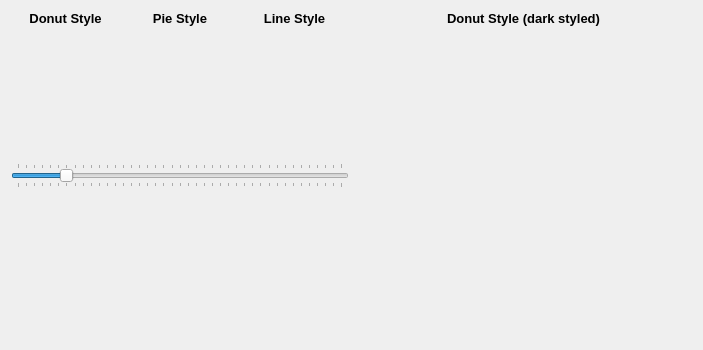
<?xml version="1.0" encoding="UTF-8"?>
<ui version="4.0">
 <class>TestWidget</class>
 <widget class="QWidget" name="TestWidget">
  <property name="geometry">
   <rect>
    <x>0</x>
    <y>0</y>
    <width>703</width>
    <height>350</height>
   </rect>
  </property>
  <property name="windowTitle">
   <string>TestWidget</string>
  </property>
  <layout class="QHBoxLayout" name="horizontalLayout">
   <item>
    <layout class="QGridLayout" name="gridLayout_3">
     <item row="0" column="0" colspan="3">
      <layout class="QGridLayout" name="gridLayout_2">
       <item row="0" column="3">
        <widget class="QLabel" name="label_2">
         <property name="sizePolicy">
          <sizepolicy hsizetype="Preferred" vsizetype="Maximum">
           <horstretch>0</horstretch>
           <verstretch>0</verstretch>
          </sizepolicy>
         </property>
         <property name="font">
          <font>
           <pointsize>10</pointsize>
           <weight>75</weight>
           <bold>true</bold>
          </font>
         </property>
         <property name="text">
          <string>Line Style</string>
         </property>
         <property name="alignment">
          <set>Qt::AlignCenter</set>
         </property>
        </widget>
       </item>
       <item row="0" column="0">
        <widget class="QLabel" name="label">
         <property name="sizePolicy">
          <sizepolicy hsizetype="Preferred" vsizetype="Maximum">
           <horstretch>0</horstretch>
           <verstretch>0</verstretch>
          </sizepolicy>
         </property>
         <property name="font">
          <font>
           <pointsize>10</pointsize>
           <weight>75</weight>
           <bold>true</bold>
          </font>
         </property>
         <property name="text">
          <string>Donut Style</string>
         </property>
         <property name="alignment">
          <set>Qt::AlignCenter</set>
         </property>
        </widget>
       </item>
       <item row="2" column="0">
        <widget class="QRoundProgressBar" name="RoundBar1" native="true"/>
       </item>
       <item row="2" column="1">
        <widget class="QRoundProgressBar" name="RoundBar2" native="true">
         <property name="palette">
          <palette>
           <active>
            <colorrole role="WindowText">
             <brush brushstyle="SolidPattern">
              <color alpha="255">
               <red>118</red>
               <green>118</green>
               <blue>118</blue>
              </color>
             </brush>
            </colorrole>
            <colorrole role="Base">
             <brush brushstyle="SolidPattern">
              <color alpha="0">
               <red>255</red>
               <green>255</green>
               <blue>255</blue>
              </color>
             </brush>
            </colorrole>
            <colorrole role="Highlight">
             <brush brushstyle="SolidPattern">
              <color alpha="255">
               <red>170</red>
               <green>255</green>
               <blue>255</blue>
              </color>
             </brush>
            </colorrole>
           </active>
           <inactive>
            <colorrole role="WindowText">
             <brush brushstyle="SolidPattern">
              <color alpha="255">
               <red>118</red>
               <green>118</green>
               <blue>118</blue>
              </color>
             </brush>
            </colorrole>
            <colorrole role="Base">
             <brush brushstyle="SolidPattern">
              <color alpha="0">
               <red>255</red>
               <green>255</green>
               <blue>255</blue>
              </color>
             </brush>
            </colorrole>
            <colorrole role="Highlight">
             <brush brushstyle="SolidPattern">
              <color alpha="255">
               <red>170</red>
               <green>255</green>
               <blue>255</blue>
              </color>
             </brush>
            </colorrole>
           </inactive>
           <disabled>
            <colorrole role="WindowText">
             <brush brushstyle="SolidPattern">
              <color alpha="255">
               <red>122</red>
               <green>122</green>
               <blue>122</blue>
              </color>
             </brush>
            </colorrole>
            <colorrole role="Base">
             <brush brushstyle="SolidPattern">
              <color alpha="255">
               <red>244</red>
               <green>244</green>
               <blue>244</blue>
              </color>
             </brush>
            </colorrole>
            <colorrole role="Highlight">
             <brush brushstyle="SolidPattern">
              <color alpha="255">
               <red>50</red>
               <green>100</green>
               <blue>150</blue>
              </color>
             </brush>
            </colorrole>
           </disabled>
          </palette>
         </property>
         <property name="font">
          <font>
           <family>Courier New</family>
           <pointsize>18</pointsize>
           <weight>75</weight>
           <bold>true</bold>
          </font>
         </property>
        </widget>
       </item>
       <item row="2" column="3">
        <widget class="QRoundProgressBar" name="RoundBar3" native="true">
         <property name="palette">
          <palette>
           <active>
            <colorrole role="Base">
             <brush brushstyle="SolidPattern">
              <color alpha="0">
               <red>255</red>
               <green>255</green>
               <blue>255</blue>
              </color>
             </brush>
            </colorrole>
            <colorrole role="Highlight">
             <brush brushstyle="SolidPattern">
              <color alpha="255">
               <red>170</red>
               <green>0</green>
               <blue>0</blue>
              </color>
             </brush>
            </colorrole>
           </active>
           <inactive>
            <colorrole role="Base">
             <brush brushstyle="SolidPattern">
              <color alpha="0">
               <red>255</red>
               <green>255</green>
               <blue>255</blue>
              </color>
             </brush>
            </colorrole>
            <colorrole role="Highlight">
             <brush brushstyle="SolidPattern">
              <color alpha="255">
               <red>170</red>
               <green>0</green>
               <blue>0</blue>
              </color>
             </brush>
            </colorrole>
           </inactive>
           <disabled>
            <colorrole role="Base">
             <brush brushstyle="SolidPattern">
              <color alpha="255">
               <red>244</red>
               <green>244</green>
               <blue>244</blue>
              </color>
             </brush>
            </colorrole>
            <colorrole role="Highlight">
             <brush brushstyle="SolidPattern">
              <color alpha="255">
               <red>50</red>
               <green>100</green>
               <blue>150</blue>
              </color>
             </brush>
            </colorrole>
           </disabled>
          </palette>
         </property>
        </widget>
       </item>
       <item row="0" column="1">
        <widget class="QLabel" name="label_3">
         <property name="sizePolicy">
          <sizepolicy hsizetype="Preferred" vsizetype="Maximum">
           <horstretch>0</horstretch>
           <verstretch>0</verstretch>
          </sizepolicy>
         </property>
         <property name="font">
          <font>
           <pointsize>10</pointsize>
           <weight>75</weight>
           <bold>true</bold>
          </font>
         </property>
         <property name="text">
          <string>Pie Style</string>
         </property>
         <property name="alignment">
          <set>Qt::AlignCenter</set>
         </property>
        </widget>
       </item>
      </layout>
     </item>
     <item row="1" column="0" colspan="3">
      <widget class="QSlider" name="Slider">
       <property name="sizePolicy">
        <sizepolicy hsizetype="Ignored" vsizetype="Fixed">
         <horstretch>0</horstretch>
         <verstretch>0</verstretch>
        </sizepolicy>
       </property>
       <property name="maximum">
        <number>999</number>
       </property>
       <property name="value">
        <number>150</number>
       </property>
       <property name="orientation">
        <enum>Qt::Horizontal</enum>
       </property>
       <property name="tickPosition">
        <enum>QSlider::TicksBothSides</enum>
       </property>
       <property name="tickInterval">
        <number>25</number>
       </property>
      </widget>
     </item>
     <item row="2" column="0">
      <widget class="QRoundProgressBar" name="RoundBar4" native="true">
       <property name="palette">
        <palette>
         <active>
          <colorrole role="Base">
           <brush brushstyle="SolidPattern">
            <color alpha="255">
             <red>170</red>
             <green>170</green>
             <blue>255</blue>
            </color>
           </brush>
          </colorrole>
          <colorrole role="Highlight">
           <brush brushstyle="SolidPattern">
            <color alpha="255">
             <red>0</red>
             <green>0</green>
             <blue>255</blue>
            </color>
           </brush>
          </colorrole>
         </active>
         <inactive>
          <colorrole role="Base">
           <brush brushstyle="SolidPattern">
            <color alpha="255">
             <red>170</red>
             <green>170</green>
             <blue>255</blue>
            </color>
           </brush>
          </colorrole>
          <colorrole role="Highlight">
           <brush brushstyle="SolidPattern">
            <color alpha="255">
             <red>0</red>
             <green>0</green>
             <blue>255</blue>
            </color>
           </brush>
          </colorrole>
         </inactive>
         <disabled>
          <colorrole role="Base">
           <brush brushstyle="SolidPattern">
            <color alpha="255">
             <red>244</red>
             <green>244</green>
             <blue>244</blue>
            </color>
           </brush>
          </colorrole>
          <colorrole role="Highlight">
           <brush brushstyle="SolidPattern">
            <color alpha="255">
             <red>50</red>
             <green>100</green>
             <blue>150</blue>
            </color>
           </brush>
          </colorrole>
         </disabled>
        </palette>
       </property>
      </widget>
     </item>
     <item row="2" column="1">
      <widget class="QRoundProgressBar" name="RoundBar5" native="true">
       <property name="palette">
        <palette>
         <active>
          <colorrole role="Base">
           <brush brushstyle="SolidPattern">
            <color alpha="255">
             <red>170</red>
             <green>170</green>
             <blue>255</blue>
            </color>
           </brush>
          </colorrole>
          <colorrole role="Highlight">
           <brush brushstyle="SolidPattern">
            <color alpha="255">
             <red>0</red>
             <green>0</green>
             <blue>255</blue>
            </color>
           </brush>
          </colorrole>
         </active>
         <inactive>
          <colorrole role="Base">
           <brush brushstyle="SolidPattern">
            <color alpha="255">
             <red>170</red>
             <green>170</green>
             <blue>255</blue>
            </color>
           </brush>
          </colorrole>
          <colorrole role="Highlight">
           <brush brushstyle="SolidPattern">
            <color alpha="255">
             <red>0</red>
             <green>0</green>
             <blue>255</blue>
            </color>
           </brush>
          </colorrole>
         </inactive>
         <disabled>
          <colorrole role="Base">
           <brush brushstyle="SolidPattern">
            <color alpha="255">
             <red>244</red>
             <green>244</green>
             <blue>244</blue>
            </color>
           </brush>
          </colorrole>
          <colorrole role="Highlight">
           <brush brushstyle="SolidPattern">
            <color alpha="255">
             <red>50</red>
             <green>100</green>
             <blue>150</blue>
            </color>
           </brush>
          </colorrole>
         </disabled>
        </palette>
       </property>
      </widget>
     </item>
     <item row="2" column="2">
      <widget class="QRoundProgressBar" name="RoundBar6" native="true">
       <property name="palette">
        <palette>
         <active>
          <colorrole role="Base">
           <brush brushstyle="SolidPattern">
            <color alpha="255">
             <red>170</red>
             <green>170</green>
             <blue>255</blue>
            </color>
           </brush>
          </colorrole>
          <colorrole role="Highlight">
           <brush brushstyle="SolidPattern">
            <color alpha="255">
             <red>0</red>
             <green>0</green>
             <blue>255</blue>
            </color>
           </brush>
          </colorrole>
         </active>
         <inactive>
          <colorrole role="Base">
           <brush brushstyle="SolidPattern">
            <color alpha="255">
             <red>170</red>
             <green>170</green>
             <blue>255</blue>
            </color>
           </brush>
          </colorrole>
          <colorrole role="Highlight">
           <brush brushstyle="SolidPattern">
            <color alpha="255">
             <red>0</red>
             <green>0</green>
             <blue>255</blue>
            </color>
           </brush>
          </colorrole>
         </inactive>
         <disabled>
          <colorrole role="Base">
           <brush brushstyle="SolidPattern">
            <color alpha="255">
             <red>244</red>
             <green>244</green>
             <blue>244</blue>
            </color>
           </brush>
          </colorrole>
          <colorrole role="Highlight">
           <brush brushstyle="SolidPattern">
            <color alpha="255">
             <red>50</red>
             <green>100</green>
             <blue>150</blue>
            </color>
           </brush>
          </colorrole>
         </disabled>
        </palette>
       </property>
      </widget>
     </item>
    </layout>
   </item>
   <item>
    <layout class="QGridLayout" name="gridLayout" rowstretch="3,0">
     <item row="1" column="0" colspan="2">
      <widget class="QRoundProgressBar" name="RoundBar7" native="true">
       <property name="palette">
        <palette>
         <active>
          <colorrole role="WindowText">
           <brush brushstyle="SolidPattern">
            <color alpha="255">
             <red>255</red>
             <green>255</green>
             <blue>255</blue>
            </color>
           </brush>
          </colorrole>
          <colorrole role="Button">
           <brush brushstyle="SolidPattern">
            <color alpha="255">
             <red>57</red>
             <green>57</green>
             <blue>57</blue>
            </color>
           </brush>
          </colorrole>
          <colorrole role="Light">
           <brush brushstyle="SolidPattern">
            <color alpha="255">
             <red>85</red>
             <green>85</green>
             <blue>85</blue>
            </color>
           </brush>
          </colorrole>
          <colorrole role="Midlight">
           <brush brushstyle="SolidPattern">
            <color alpha="255">
             <red>71</red>
             <green>71</green>
             <blue>71</blue>
            </color>
           </brush>
          </colorrole>
          <colorrole role="Dark">
           <brush brushstyle="SolidPattern">
            <color alpha="255">
             <red>28</red>
             <green>28</green>
             <blue>28</blue>
            </color>
           </brush>
          </colorrole>
          <colorrole role="Mid">
           <brush brushstyle="SolidPattern">
            <color alpha="255">
             <red>38</red>
             <green>38</green>
             <blue>38</blue>
            </color>
           </brush>
          </colorrole>
          <colorrole role="Text">
           <brush brushstyle="SolidPattern">
            <color alpha="255">
             <red>255</red>
             <green>255</green>
             <blue>255</blue>
            </color>
           </brush>
          </colorrole>
          <colorrole role="BrightText">
           <brush brushstyle="SolidPattern">
            <color alpha="255">
             <red>255</red>
             <green>255</green>
             <blue>255</blue>
            </color>
           </brush>
          </colorrole>
          <colorrole role="ButtonText">
           <brush brushstyle="SolidPattern">
            <color alpha="255">
             <red>255</red>
             <green>255</green>
             <blue>255</blue>
            </color>
           </brush>
          </colorrole>
          <colorrole role="Base">
           <brush brushstyle="SolidPattern">
            <color alpha="255">
             <red>0</red>
             <green>0</green>
             <blue>0</blue>
            </color>
           </brush>
          </colorrole>
          <colorrole role="Window">
           <brush brushstyle="SolidPattern">
            <color alpha="255">
             <red>57</red>
             <green>57</green>
             <blue>57</blue>
            </color>
           </brush>
          </colorrole>
          <colorrole role="Shadow">
           <brush brushstyle="SolidPattern">
            <color alpha="255">
             <red>0</red>
             <green>0</green>
             <blue>0</blue>
            </color>
           </brush>
          </colorrole>
          <colorrole role="Highlight">
           <brush brushstyle="SolidPattern">
            <color alpha="255">
             <red>255</red>
             <green>170</green>
             <blue>0</blue>
            </color>
           </brush>
          </colorrole>
          <colorrole role="AlternateBase">
           <brush brushstyle="SolidPattern">
            <color alpha="255">
             <red>115</red>
             <green>115</green>
             <blue>115</blue>
            </color>
           </brush>
          </colorrole>
          <colorrole role="ToolTipBase">
           <brush brushstyle="SolidPattern">
            <color alpha="255">
             <red>255</red>
             <green>255</green>
             <blue>220</blue>
            </color>
           </brush>
          </colorrole>
          <colorrole role="ToolTipText">
           <brush brushstyle="SolidPattern">
            <color alpha="255">
             <red>0</red>
             <green>0</green>
             <blue>0</blue>
            </color>
           </brush>
          </colorrole>
         </active>
         <inactive>
          <colorrole role="WindowText">
           <brush brushstyle="SolidPattern">
            <color alpha="255">
             <red>255</red>
             <green>255</green>
             <blue>255</blue>
            </color>
           </brush>
          </colorrole>
          <colorrole role="Button">
           <brush brushstyle="SolidPattern">
            <color alpha="255">
             <red>57</red>
             <green>57</green>
             <blue>57</blue>
            </color>
           </brush>
          </colorrole>
          <colorrole role="Light">
           <brush brushstyle="SolidPattern">
            <color alpha="255">
             <red>85</red>
             <green>85</green>
             <blue>85</blue>
            </color>
           </brush>
          </colorrole>
          <colorrole role="Midlight">
           <brush brushstyle="SolidPattern">
            <color alpha="255">
             <red>71</red>
             <green>71</green>
             <blue>71</blue>
            </color>
           </brush>
          </colorrole>
          <colorrole role="Dark">
           <brush brushstyle="SolidPattern">
            <color alpha="255">
             <red>28</red>
             <green>28</green>
             <blue>28</blue>
            </color>
           </brush>
          </colorrole>
          <colorrole role="Mid">
           <brush brushstyle="SolidPattern">
            <color alpha="255">
             <red>38</red>
             <green>38</green>
             <blue>38</blue>
            </color>
           </brush>
          </colorrole>
          <colorrole role="Text">
           <brush brushstyle="SolidPattern">
            <color alpha="255">
             <red>255</red>
             <green>255</green>
             <blue>255</blue>
            </color>
           </brush>
          </colorrole>
          <colorrole role="BrightText">
           <brush brushstyle="SolidPattern">
            <color alpha="255">
             <red>255</red>
             <green>255</green>
             <blue>255</blue>
            </color>
           </brush>
          </colorrole>
          <colorrole role="ButtonText">
           <brush brushstyle="SolidPattern">
            <color alpha="255">
             <red>255</red>
             <green>255</green>
             <blue>255</blue>
            </color>
           </brush>
          </colorrole>
          <colorrole role="Base">
           <brush brushstyle="SolidPattern">
            <color alpha="255">
             <red>0</red>
             <green>0</green>
             <blue>0</blue>
            </color>
           </brush>
          </colorrole>
          <colorrole role="Window">
           <brush brushstyle="SolidPattern">
            <color alpha="255">
             <red>57</red>
             <green>57</green>
             <blue>57</blue>
            </color>
           </brush>
          </colorrole>
          <colorrole role="Shadow">
           <brush brushstyle="SolidPattern">
            <color alpha="255">
             <red>0</red>
             <green>0</green>
             <blue>0</blue>
            </color>
           </brush>
          </colorrole>
          <colorrole role="Highlight">
           <brush brushstyle="SolidPattern">
            <color alpha="255">
             <red>255</red>
             <green>170</green>
             <blue>0</blue>
            </color>
           </brush>
          </colorrole>
          <colorrole role="AlternateBase">
           <brush brushstyle="SolidPattern">
            <color alpha="255">
             <red>115</red>
             <green>115</green>
             <blue>115</blue>
            </color>
           </brush>
          </colorrole>
          <colorrole role="ToolTipBase">
           <brush brushstyle="SolidPattern">
            <color alpha="255">
             <red>255</red>
             <green>255</green>
             <blue>220</blue>
            </color>
           </brush>
          </colorrole>
          <colorrole role="ToolTipText">
           <brush brushstyle="SolidPattern">
            <color alpha="255">
             <red>0</red>
             <green>0</green>
             <blue>0</blue>
            </color>
           </brush>
          </colorrole>
         </inactive>
         <disabled>
          <colorrole role="WindowText">
           <brush brushstyle="SolidPattern">
            <color alpha="255">
             <red>28</red>
             <green>28</green>
             <blue>28</blue>
            </color>
           </brush>
          </colorrole>
          <colorrole role="Button">
           <brush brushstyle="SolidPattern">
            <color alpha="255">
             <red>57</red>
             <green>57</green>
             <blue>57</blue>
            </color>
           </brush>
          </colorrole>
          <colorrole role="Light">
           <brush brushstyle="SolidPattern">
            <color alpha="255">
             <red>85</red>
             <green>85</green>
             <blue>85</blue>
            </color>
           </brush>
          </colorrole>
          <colorrole role="Midlight">
           <brush brushstyle="SolidPattern">
            <color alpha="255">
             <red>71</red>
             <green>71</green>
             <blue>71</blue>
            </color>
           </brush>
          </colorrole>
          <colorrole role="Dark">
           <brush brushstyle="SolidPattern">
            <color alpha="255">
             <red>28</red>
             <green>28</green>
             <blue>28</blue>
            </color>
           </brush>
          </colorrole>
          <colorrole role="Mid">
           <brush brushstyle="SolidPattern">
            <color alpha="255">
             <red>38</red>
             <green>38</green>
             <blue>38</blue>
            </color>
           </brush>
          </colorrole>
          <colorrole role="Text">
           <brush brushstyle="SolidPattern">
            <color alpha="255">
             <red>28</red>
             <green>28</green>
             <blue>28</blue>
            </color>
           </brush>
          </colorrole>
          <colorrole role="BrightText">
           <brush brushstyle="SolidPattern">
            <color alpha="255">
             <red>255</red>
             <green>255</green>
             <blue>255</blue>
            </color>
           </brush>
          </colorrole>
          <colorrole role="ButtonText">
           <brush brushstyle="SolidPattern">
            <color alpha="255">
             <red>28</red>
             <green>28</green>
             <blue>28</blue>
            </color>
           </brush>
          </colorrole>
          <colorrole role="Base">
           <brush brushstyle="SolidPattern">
            <color alpha="255">
             <red>57</red>
             <green>57</green>
             <blue>57</blue>
            </color>
           </brush>
          </colorrole>
          <colorrole role="Window">
           <brush brushstyle="SolidPattern">
            <color alpha="255">
             <red>57</red>
             <green>57</green>
             <blue>57</blue>
            </color>
           </brush>
          </colorrole>
          <colorrole role="Shadow">
           <brush brushstyle="SolidPattern">
            <color alpha="255">
             <red>0</red>
             <green>0</green>
             <blue>0</blue>
            </color>
           </brush>
          </colorrole>
          <colorrole role="Highlight">
           <brush brushstyle="SolidPattern">
            <color alpha="255">
             <red>50</red>
             <green>100</green>
             <blue>150</blue>
            </color>
           </brush>
          </colorrole>
          <colorrole role="AlternateBase">
           <brush brushstyle="SolidPattern">
            <color alpha="255">
             <red>115</red>
             <green>115</green>
             <blue>115</blue>
            </color>
           </brush>
          </colorrole>
          <colorrole role="ToolTipBase">
           <brush brushstyle="SolidPattern">
            <color alpha="255">
             <red>255</red>
             <green>255</green>
             <blue>220</blue>
            </color>
           </brush>
          </colorrole>
          <colorrole role="ToolTipText">
           <brush brushstyle="SolidPattern">
            <color alpha="255">
             <red>0</red>
             <green>0</green>
             <blue>0</blue>
            </color>
           </brush>
          </colorrole>
         </disabled>
        </palette>
       </property>
       <layout class="QVBoxLayout" name="verticalLayout"/>
      </widget>
     </item>
     <item row="0" column="0" colspan="2">
      <widget class="QLabel" name="label_4">
       <property name="sizePolicy">
        <sizepolicy hsizetype="Preferred" vsizetype="Maximum">
         <horstretch>0</horstretch>
         <verstretch>0</verstretch>
        </sizepolicy>
       </property>
       <property name="font">
        <font>
         <pointsize>10</pointsize>
         <weight>75</weight>
         <bold>true</bold>
         <underline>false</underline>
        </font>
       </property>
       <property name="text">
        <string>Donut Style (dark styled)</string>
       </property>
       <property name="alignment">
        <set>Qt::AlignCenter</set>
       </property>
      </widget>
     </item>
    </layout>
   </item>
  </layout>
 </widget>
 <layoutdefault spacing="6" margin="11"/>
 <customwidgets>
  <customwidget>
   <class>QRoundProgressBar</class>
   <extends>QWidget</extends>
   <header>QRoundProgressBar.h</header>
   <container>1</container>
  </customwidget>
 </customwidgets>
 <resources/>
 <connections/>
</ui>
